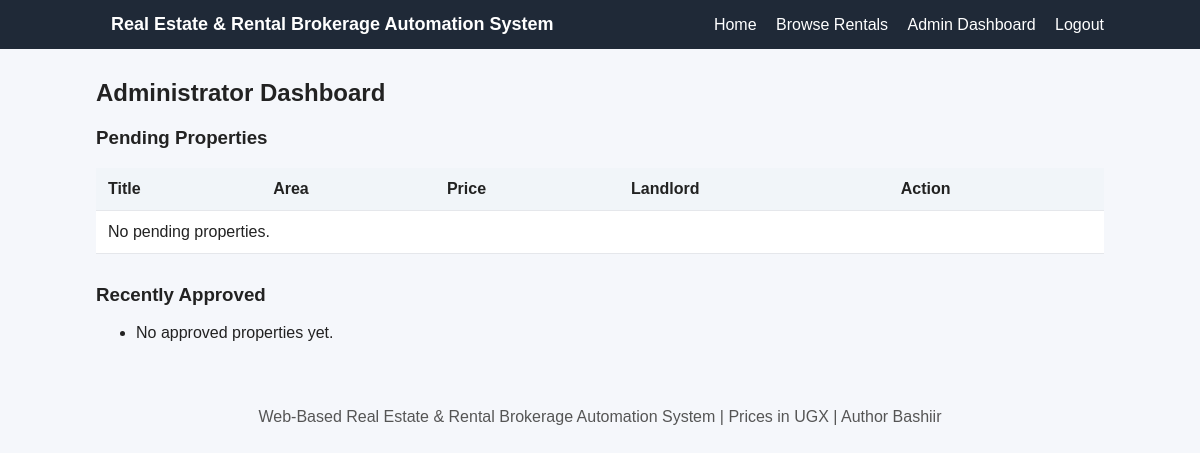
Before: /admin-dashboard/ (signed in) with the older database file.
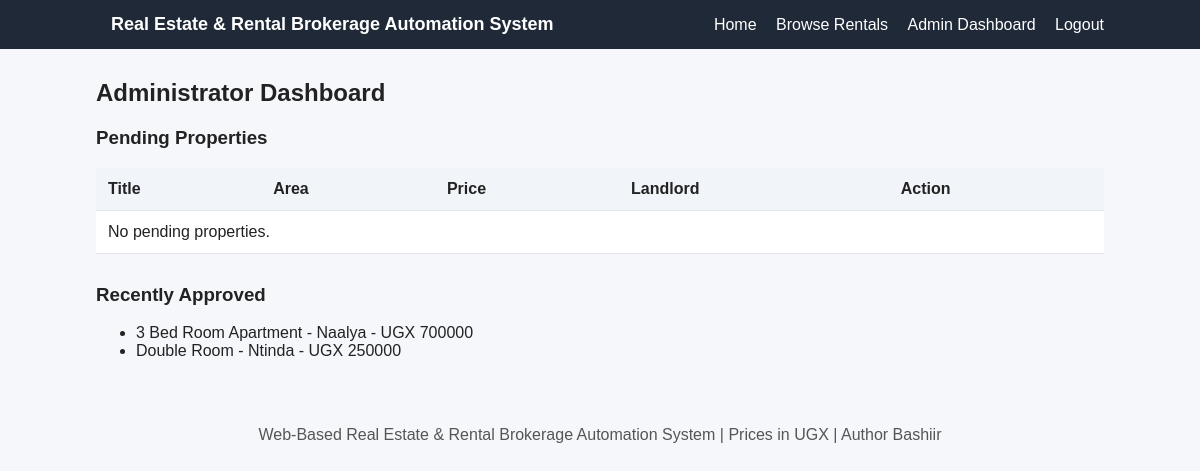
After: the same page with the newer database file.
### brokerage/models.py (models this page shows, shortened)
class Property(models.Model):
    landlord=models.ForeignKey(User,on_delete=models.CASCADE,related_name='properties')
    title=models.CharField(max_length=200)
    description=models.TextField()
    area=models.CharField(max_length=50,choices=KAMPALA_AREAS)
    price=models.PositiveIntegerField()
    total_units = models.PositiveIntegerField(default=1)
    booked_units = models.PositiveIntegerField(default=0)
    access_road_description=models.TextField()
    facilities=models.TextField(blank=True)
    image=models.ImageField(upload_to='property_images/',blank=True,null=True)
    video=models.FileField(upload_to='property_videos/',blank=True,null=True)
    status=models.CharField(max_length=20,choices=PROPERTY_STATUS,default='Pending')
    admin_comment=models.TextField(blank=True)
    created_at=models.DateTimeField(auto_now_add=True)
    class Meta: ordering=['-created_at']

### brokerage/views.py (the view)
# urls.py: path('admin-dashboard/',views.admin_dashboard,name='admin_dashboard'),
@user_passes_test(is_admin)
def admin_dashboard(request):
    return render(request,'dashboards/admin_dashboard.html',{'pending':Property.objects.filter(status='Pending'),'approved':Property.objects.filter(status='Approved')[:10],'rejected':Property.objects.filter(status='Rejected')[:10]})

### brokerage/views.py (called while the page is built)
def is_admin(user): return user.is_authenticated and user.is_staff

### templates/dashboards/admin_dashboard.html
{% extends 'base.html' %}{% block content %}
<h2>Administrator Dashboard</h2><h3>Pending Properties</h3>
<table><tr><th>Title</th><th>Area</th><th>Price</th><th>Landlord</th><th>Action</th></tr>
{% for property in pending %}<tr><td>{{ property.title }}</td><td>{{ property.area }}</td><td>UGX {{ property.price }}</td><td>{{ property.landlord.username }}</td>
<td><a class="btn" href="/admin-dashboard/approve/{{ property.id }}/">Preview & Approve</a>
<a class="btn danger" href="/admin-dashboard/reject/{{ property.id }}/">Preview & Reject</a></td></tr>
{% empty %}<tr><td colspan="5">No pending properties.</td></tr>{% endfor %}</table>
<h3>Recently Approved</h3><ul>{% for property in approved %}<li>{{ property.title }} - {{ property.area }} - UGX {{ property.price }}</li>{% empty %}<li>No approved properties yet.</li>{% endfor %}</ul>
{% endblock %}

Changed rows visible on the page:
added Property: title "3 Bed Room Apartment", area "Naalya", price "700000"
added Property: title "Double Room", area "Ntinda", price "250000"
Other visible differences:
text no longer shown: "No approved properties yet."
